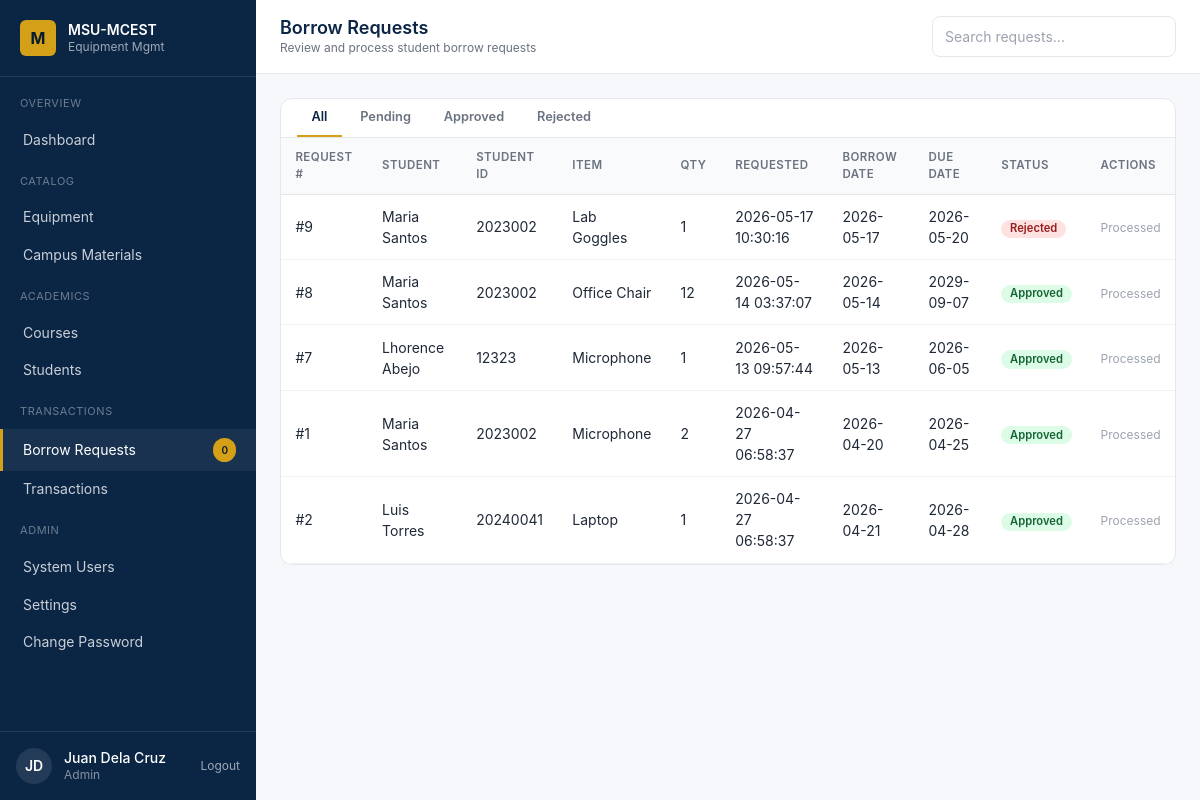
/pages/requests.php (signed in), run on the app's committed database.
### tables this page shows
CREATE TABLE `users` (
  `user_id` int(11) NOT NULL,
  `student_id` int(11) DEFAULT NULL,
  `official_id` varchar(50) DEFAULT NULL,
  `username` varchar(100) NOT NULL,
  `password` varchar(255) NOT NULL,
  `role` enum('student','admin','faculty') DEFAULT 'student',
  `is_default_password` tinyint(1) DEFAULT 1,
  `is_active` tinyint(1) DEFAULT 1,
  `last_login` timestamp NULL DEFAULT NULL,
  `created_at` timestamp NOT NULL DEFAULT current_timestamp()
);

CREATE TABLE `master_list` (
  `student_id` int(11) NOT NULL,
  `first_name` varchar(100) NOT NULL,
  `last_name` varchar(255) NOT NULL,
  `course_code` varchar(20) DEFAULT NULL,
  `year_level` varchar(50) DEFAULT NULL,
  `created_at` timestamp NOT NULL DEFAULT current_timestamp()
);

CREATE TABLE `borrow_request` (
  `request_id` int(11) NOT NULL,
  `student_id` int(11) NOT NULL,
  `item_id` int(11) NOT NULL,
  `quantity_requested` int(11) NOT NULL CHECK (`quantity_requested` > 0),
  `request_date` date NOT NULL,
  `days_to_borrow` int(11) NOT NULL CHECK (`days_to_borrow` > 0),
  `status` enum('PENDING','APPROVED','REJECTED','CANCELLED') DEFAULT 'PENDING',
  `remarks` varchar(500) DEFAULT NULL,
  `created_at` timestamp NOT NULL DEFAULT current_timestamp()
);

CREATE TABLE `items` (
  `item_id` int(11) NOT NULL,
  `item_name` varchar(200) NOT NULL,
  `description` varchar(1000) DEFAULT NULL,
  `unit_id` int(11) DEFAULT NULL,
  `category_id` int(11) NOT NULL,
  `total_quantity` int(11) NOT NULL DEFAULT 0,
  `available_quantity` int(11) NOT NULL DEFAULT 0,
  `min_quantity_alert` int(11) DEFAULT 5,
  `received_by_official_id` varchar(50) DEFAULT NULL,
  `date_added` date DEFAULT NULL,
  `status` enum('active','inactive') DEFAULT 'active',
  `stock_status` enum('out_of_stock','low_stock','available') NOT NULL DEFAULT 'out_of_stock',
  `created_at` timestamp NOT NULL DEFAULT current_timestamp(),
  `updated_at` timestamp NOT NULL DEFAULT current_timestamp() ON UPDATE current_timestamp()
);

### process/_helpers.php (called while the page is built, shortened)
<?php
function can_manage_user_roles($role)
{
    return $role === 'admin';
}

### pages/requests.php (the view, shortened to what this page needs)
<?php
require_once __DIR__ . '/../partials/page-data.php';
$requestRows = all_rows(
    'SELECT br.*,
            DATE_ADD(br.request_date, INTERVAL br.days_to_borrow DAY) AS due_date,
            i.item_name,
            CONCAT(m.first_name, " ", m.last_name) AS borrower_name
     FROM borrow_request br
     JOIN items i ON i.item_id = br.item_id
     JOIN master_list m ON m.student_id = br.student_id
     ORDER BY br.created_at DESC'
);
?>
<!doctype html>
<html lang="en">
<head>
  <script src="https://cdn.tailwindcss.com"></script>
  <link rel="stylesheet" href="../css/app.css" />
</head>
<body class="min-h-screen bg-surface">
<aside class="sidebar hidden md:flex md:flex-col w-64 bg-navy text-white fixed inset-y-0 left-0 z-30">
  <div class="px-5 py-5 border-b border-white/10 flex items-center gap-3">
    <div class="w-9 h-9 rounded-md bg-gold text-navy-dark grid place-items-center font-bold">M</div>
    <div>
      <div class="text-sm font-semibold leading-tight">MSU-MCEST</div>
      <div class="text-xs text-white/60">Equipment Mgmt</div>
    </div>
  </div>
  <nav class="flex-1 py-4 text-sm">
    <p class="px-5 mt-3 first:mt-0 text-[11px] uppercase tracking-wider text-white/40 mb-2">Overview</p>
    <a href="admin-dashboard.php" class="nav-link">Dashboard</a>
    <p class="px-5 mt-3 first:mt-0 text-[11px] uppercase tracking-wider text-white/40 mb-2">Catalog</p>
    <a href="equipment.php" class="nav-link">Equipment</a>
    <a href="materials.php" class="nav-link">Campus Materials</a>
    <p class="px-5 mt-3 first:mt-0 text-[11px] uppercase tracking-wider text-white/40 mb-2">Academics</p>
    <a href="courses.php" class="nav-link">Courses</a>
    <a href="students.php" class="nav-link">Students</a>
    <p class="px-5 mt-3 first:mt-0 text-[11px] uppercase tracking-wider text-white/40 mb-2">Transactions</p>
    <a href="requests.php" class="nav-link active flex items-center">Borrow Requests<span class="ml-auto text-[10px] bg-gold text-navy-dark font-semibold px-2 py-0.5 rounded-full"><?php echo $pendingCount; ?></span></a>
    <a href="transactions.php" class="nav-link">Transactions</a>
    <p class="px-5 mt-3 first:mt-0 text-[11px] uppercase tracking-wider text-white/40 mb-2">Admin</p>
    <?php if ($canManageUserRoles): ?>
    <a href="users.php" class="nav-link">System Users</a>
    <?php endif; ?>
    <a href="admin-settings.php" class="nav-link">Settings</a>
    <a href="change-password.php" class="nav-link">Change Password</a>
  </nav>
  <div class="p-4 border-t border-white/10 flex items-center gap-3">
    <div class="w-9 h-9 rounded-full bg-white/10 grid place-items-center text-sm font-semibold"><?php echo h($currentInitials); ?></div>
    <div class="text-sm leading-tight">
      <div class="font-medium"><?php echo h($currentName); ?></div>
      <div class="text-white/50 text-xs"><?php echo h(ucfirst($currentUser['role'] ?? 'user')); ?></div>
    </div>
    <a href="../process/logout.php" class="ml-auto text-white/60 hover:text-gold text-xs" data-confirm="Log out now?">Logout</a>
  </div>
</aside>
  <div class="md:ml-64 main-shift page-fade">
    <header class="bg-white border-b border-gray-200 sticky top-0 z-10">
      <div class="px-6 py-4 flex flex-wrap items-center gap-4">
        <div class="min-w-0">
          <h1 class="text-lg font-semibold text-navy leading-tight whitespace-nowrap">Borrow Requests</h1>
          <p class="text-xs text-gray-500">Review and process student borrow requests</p>
        </div>
        <div class="ml-auto flex items-center gap-2 flex-wrap justify-end"><input class="input max-w-xs" placeholder="Search requests..." data-search-target="#requestsTable" /></div>
      </div>
    </header>
    <main class="p-6 space-y-6">
      <section class="card">
              <div data-tabs data-tabs-target="#requestsTable" class="flex flex-wrap gap-1 border-b border-gray-200 px-4">
        <button class="tab is-active" data-tab="all">All</button>
        <button class="tab" data-tab="pending">Pending</button>
        <button class="tab" data-tab="approved">Approved</button>
        <button class="tab" data-tab="rejected">Rejected</button>
      </div>
        <div class="overflow-x-auto" id="requestsTable">
          <table class="table">
            <thead><tr>
              <th>Request #</th><th>Student</th><th>Student ID</th><th>Item</th><th>Qty</th>
              <th>Requested</th><th>Borrow Date</th><th>Due Date</th><th>Status</th><th class="text-right">Actions</th>
            </tr></thead>
            <tbody>
              <?php if (!$requestRows): ?>
                <tr><td colspan="10"><div class="empty"><div class="icon">-</div><p class="font-medium text-gray-700">No borrow requests</p><p class="text-sm">Submitted requests will appear here.</p></div></td></tr>
              <?php else: foreach ($requestRows as $request):
                $statusKey = strtolower($request['status']);
              ?>
                <tr data-status="<?php echo h($statusKey); ?>" data-searchable>
                  <td>#<?php echo h($request['request_id']); ?></td>
                  <td><?php echo h($request['borrower_name']); ?></td>
                  <td><?php echo h($request['student_id']); ?></td>
                  <td><?php echo h($request['item_name']); ?></td>
                  <td><?php echo h($request['quantity_requested']); ?></td>
                  <td><?php echo h($request['created_at']); ?></td>
                  <td><?php echo h($request['request_date']); ?></td>
                  <td><?php echo h($request['due_date']); ?></td>
                  <td><?php echo badge($request['status']); ?></td>
                  <td class="text-right space-x-2">
                    <?php if ($request['status'] === 'PENDING'): ?>
                      <form method="POST" action="../process/requests.php" class="flex items-center justify-end gap-2">
                        <input type="hidden" name="request_id" value="<?php echo h($request['request_id']); ?>" />
                        <input class="input h-8 max-w-[10rem] text-xs" name="remarks" placeholder="Remarks" />
                        <button name="action" value="approve" class="text-blue-600 hover:text-blue-800 text-xs font-medium">Approve</button>
                        <button name="action" value="reject" class="text-red-600 hover:text-red-800 text-xs font-medium" data-confirm="Reject this request?">Reject</button>
                      </form>
                    <?php else: ?>
                      <span class="text-xs text-gray-400">Processed</span>
                    <?php endif; ?>
                  </td>
                </tr>
              <?php endforeach; endif; ?>
            </tbody>
          </table>
        </div>
      </section>
    </main>
  </div>
</body>
</html>

### partials/page-data.php (shortened to what this page needs)
<?php
require_once __DIR__ . '/../process/_helpers.php';
function h($value)
{
    return htmlspecialchars((string) ($value ?? ''), ENT_QUOTES, 'UTF-8');
}
function one_value($sql, array $params = [])
{
    global $pdo;
    $stmt = $pdo->prepare($sql);
    $stmt->execute($params);
    return $stmt->fetchColumn();
}
function all_rows($sql, array $params = [])
{
    global $pdo;
    $stmt = $pdo->prepare($sql);
    $stmt->execute($params);
    return $stmt->fetchAll();
}
function current_user()
{
    return all_rows(
        'SELECT u.*, m.first_name, m.last_name, m.course_code, m.year_level
         FROM users u
         LEFT JOIN master_list m ON m.student_id = u.student_id
         WHERE u.user_id = ?
         LIMIT 1',
        [$_SESSION['user_id']]
    )[0] ?? null;
}
function user_full_name($user)
{
    $name = trim(($user['first_name'] ?? '') . ' ' . ($user['last_name'] ?? ''));
    return $name !== '' ? $name : ($user['username'] ?? 'User');
}
function initials($name)
{
    $parts = preg_split('/\s+/', trim($name), -1, PREG_SPLIT_NO_EMPTY);
    $letters = '';
    foreach (array_slice($parts, 0, 2) as $part) {
        $letters .= strtoupper(substr($part, 0, 1));
    }
    return $letters ?: 'U';
}
function pending_request_count()
{
    return (int) one_value('SELECT COUNT(*) FROM borrow_request WHERE status = "PENDING"');
}
function badge($status)
{
    $statusText = strtoupper((string) $status);
    $class = 'badge';
    if (in_array($statusText, ['PENDING'], true)) {
        $class .= ' badge-pending';
    } elseif (in_array($statusText, ['APPROVED', 'ONGOING'], true)) {
        $class .= ' badge-approved';
    } elseif (in_array($statusText, ['REJECTED', 'CANCELLED'], true)) {
        $class .= ' badge-rejected';
    } elseif ($statusText === 'RETURNED') {
        $class .= ' badge-returned';
    } elseif ($statusText === 'OVERDUE') {
        $class .= ' badge-rejected';
    }
    return '<span class="' . h($class) . '">' . h(ucfirst(strtolower($statusText))) . '</span>';
}
$currentUser = current_user();
$currentName = $currentUser ? user_full_name($currentUser) : 'User';
$currentInitials = initials($currentName);
$canManageUserRoles = can_manage_user_roles($currentUser['role'] ?? ($_SESSION['role'] ?? ''));
$pendingCount = pending_request_count();

### css/app.css (style rules this page uses)
html, body { height: 100%; }
body { font-family: 'Inter', system-ui, -apple-system, Segoe UI, Roboto, sans-serif; background: #F7F8FB; color: #111827; }
.page-fade { opacity: 1; transition: opacity .2s ease; }
.js-ready .page-fade { opacity: 0; }
.js-ready .page-fade.is-ready { opacity: 1; }
.nav-link { display: flex; align-items: center; gap: .625rem; padding: .55rem 1.25rem; color: rgba(255,255,255,.78); border-left: 3px solid transparent; }
.nav-link.active { background: rgba(255,255,255,.06); color: #fff; border-left-color: #D4A017; }
.badge { display:inline-flex; align-items:center; padding:.15rem .55rem; border-radius:9999px; font-size:.7rem; font-weight:600; line-height:1.2; }
.badge-approved { background:#DCFCE7; color:#166534; }
.badge-rejected { background:#FEE2E2; color:#991B1B; }
.input, .select, .textarea { width: 100%; border: 1px solid #E5E7EB; background: #fff; border-radius: .5rem; padding: .55rem .75rem; font-size: .875rem; color: #111827; }
.card { background:#fff; border:1px solid #E5E7EB; border-radius:.75rem; }
.table { width:100%; border-collapse:separate; border-spacing:0; font-size:.875rem; }
.table thead th { text-align:left; font-weight:600; font-size:.72rem; text-transform:uppercase; letter-spacing:.04em; color:#6B7280; background:#F9FAFB; padding:.65rem .9rem; border-bottom:1px solid #E5E7EB; }
.table tbody td { padding:.7rem .9rem; border-bottom:1px solid #F1F2F4; color:#1F2937; vertical-align: middle; }
.tab { padding:.55rem .9rem; font-size:.8rem; font-weight:600; color:#6B7280; border-bottom:2px solid transparent; }
.tab.is-active { color:#0B2545; border-bottom-color:#D4A017; }

### data on the page
users: student.last_name "JD", student.last_name "Juan Dela Cruz", role "Admin"
borrow_request: request_id "9", borrower_name "Maria Santos", student "2023002", item.item_name "Lab Goggles", quantity_requested "1", created_at "2026-05-17 10:30:16", request_date "2026-05-17", due_date "2026-05-20", status "Rejected", shows "Processed"
borrow_request: request_id "8", borrower_name "Maria Santos", student "2023002", item.item_name "Office Chair", quantity_requested "12", created_at "2026-05-14 03:37:07", request_date "2026-05-14", due_date "2029-09-07", status "Approved", shows "Processed"
borrow_request: request_id "7", borrower_name "Lhorence Abejo", student "12323", item.item_name "Microphone", quantity_requested "1", created_at "2026-05-13 09:57:44", request_date "2026-05-13", due_date "2026-06-05", status "Approved", shows "Processed"
borrow_request: request_id "1", borrower_name "Maria Santos", student "2023002", item.item_name "Microphone", quantity_requested "2", created_at "2026-04-27 06:58:37", request_date "2026-04-20", due_date "2026-04-25", status "Approved", shows "Processed"
borrow_request: request_id "2", borrower_name "Luis Torres", student "20240041", item.item_name "Laptop", quantity_requested "1", created_at "2026-04-27 06:58:37", request_date "2026-04-21", due_date "2026-04-28", status "Approved", shows "Processed"

### other printed values
$pendingCount "0"
